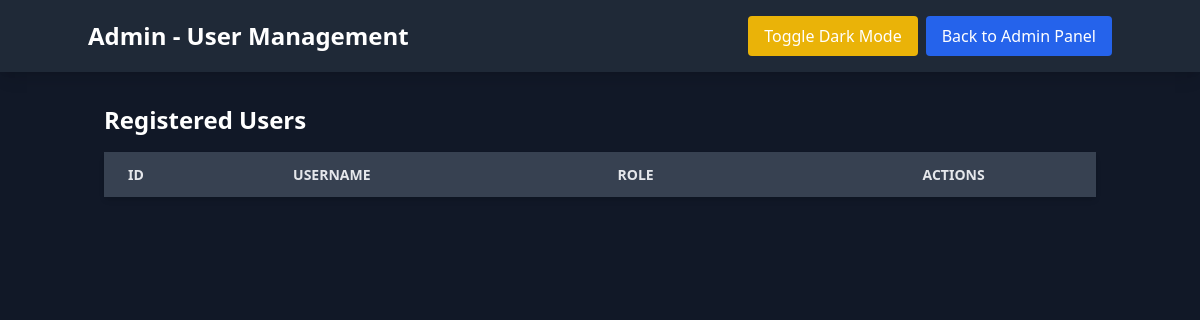
Before: /admin/users with the older database file.
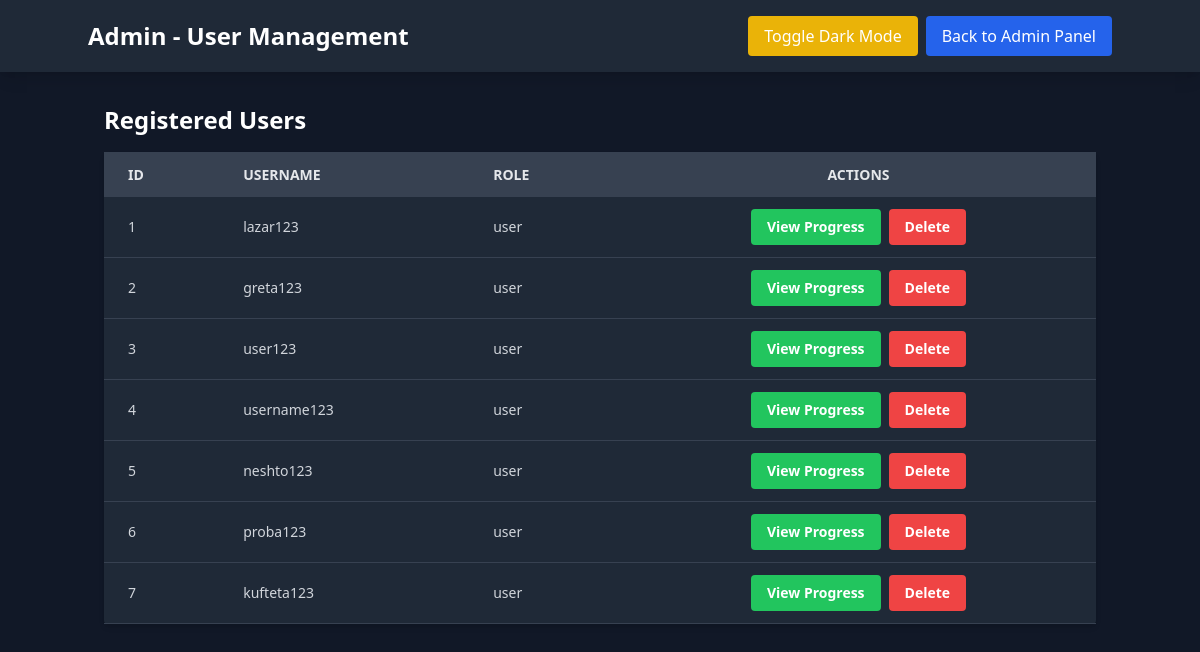
After: the same page with the newer database file.
### models.py (models this page shows, shortened)
class User(db.Model, UserMixin):
    id = db.Column(db.Integer, primary_key=True)
    username = db.Column(db.String(20), unique=True, nullable=False)
    password_hash = db.Column(db.String(128), nullable=False)
    role = db.Column(db.String(10), nullable=False, default='user')

### Mech/main/routes.py (the view)
@main.route('/admin/users')
def view_users():
    users = User.query.all()
    return render_template('user_list.html', users=users)

### Mech/main/templates/user_list.html (shortened to what this page needs)
<!DOCTYPE html>
<html lang="en" class="dark">
<head>
    <script src="https://cdn.tailwindcss.com"></script>
</head>
<body class="bg-gray-100 dark:bg-gray-900 dark:text-white font-sans">
    <nav class="bg-gray-800 p-4 shadow-lg mb-4">
        <div class="container mx-auto flex justify-between items-center">
            <span class="text-white text-2xl font-bold">Admin - User Management</span>
            <div class="flex gap-2">
                <button id="toggleDarkMode" class="bg-yellow-500 hover:bg-yellow-600 text-white px-4 py-2 rounded">
                    Toggle Dark Mode
                </button>
                <a href="{{ url_for('main.admin_main') }}" class="bg-blue-600 text-white px-4 py-2 rounded hover:bg-blue-700">
                    Back to Admin Panel
                </a>
            </div>
        </div>
    </nav>
    <div class="container mx-auto p-4">
        <h2 class="text-2xl font-semibold mb-4">Registered Users</h2>
        <table class="min-w-full bg-white dark:bg-gray-800 shadow-md rounded">
            <thead>
                <tr class="bg-gray-200 dark:bg-gray-700 text-gray-600 dark:text-gray-200 uppercase text-sm leading-normal">
                    <th class="py-3 px-6 text-left">ID</th>
                    <th class="py-3 px-6 text-left">Username</th>
                    <th class="py-3 px-6 text-left">Role</th>
                    <th class="py-3 px-6 text-center">Actions</th>
                </tr>
            </thead>
            <tbody class="text-gray-700 dark:text-gray-300 text-sm font-light">
                {% for user in users %}
                <tr class="border-b border-gray-200 dark:border-gray-700 hover:bg-gray-100 dark:hover:bg-gray-700">
                    <td class="py-3 px-6 text-left">{{ user.id }}</td>
                    <td class="py-3 px-6 text-left">{{ user.username }}</td>
                    <td class="py-3 px-6 text-left">{{ user.role }}</td>
                    <td class="py-3 px-6 text-center flex justify-center gap-2">
                        {% if user.role != 'admin' %}
                        <a href="{{ url_for('main.progress', user_id=user.id) }}"
                           class="bg-green-500 hover:bg-green-700 text-white font-bold py-2 px-4 rounded">
                            View Progress
                        </a>
                        <form method="POST" action="{{ url_for('main.delete_user', user_id=user.id) }}"
                              onsubmit="return confirm('Are you sure you want to delete this user?');">
                            <button type="submit" class="bg-red-500 hover:bg-red-700 text-white font-bold py-2 px-4 rounded">
                                Delete
                            </button>
                        </form>
                        {% else %}
                        <span class="text-gray-400 italic">Protected</span>
                        {% endif %}
                    </td>
                </tr>
                {% endfor %}
            </tbody>
        </table>
    </div>
</body>
</html>

Changed rows visible on the page:
added User: id "1", username "lazar123", role "user"
added User: id "2", username "greta123", role "user"
added User: id "3", username "user123", role "user"
added User: id "4", username "username123", role "user"
added User: id "5", username "neshto123", role "user"
added User: id "6", username "proba123", role "user"
added User: id "7", username "kufteta123", role "user"
